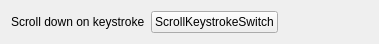
<?xml version="1.0" encoding="UTF-8"?>
<ui version="4.0">
 <class>ScrollingDownSettingsPane</class>
 <widget class="QWidget" name="ScrollingDownSettingsPane">
  <property name="geometry">
   <rect>
    <x>0</x>
    <y>0</y>
    <width>379</width>
    <height>43</height>
   </rect>
  </property>
  <property name="windowTitle">
   <string>Form</string>
  </property>
  <layout class="QGridLayout" name="gridLayout">
   <item row="0" column="0">
    <widget class="QLabel" name="label_5">
     <property name="text">
      <string>Scroll down on keystroke</string>
     </property>
    </widget>
   </item>
   <item row="0" column="1">
    <widget class="tSwitch" name="scrollKeystrokeSwitch">
     <property name="text">
      <string>ScrollKeystrokeSwitch</string>
     </property>
    </widget>
   </item>
   <item row="0" column="2">
    <spacer name="horizontalSpacer_4">
     <property name="orientation">
      <enum>Qt::Horizontal</enum>
     </property>
     <property name="sizeHint" stdset="0">
      <size>
       <width>89</width>
       <height>20</height>
      </size>
     </property>
    </spacer>
   </item>
  </layout>
 </widget>
 <customwidgets>
  <customwidget>
   <class>tSwitch</class>
   <extends>QPushButton</extends>
   <header location="global">tswitch.h</header>
  </customwidget>
 </customwidgets>
 <resources/>
 <connections/>
</ui>
